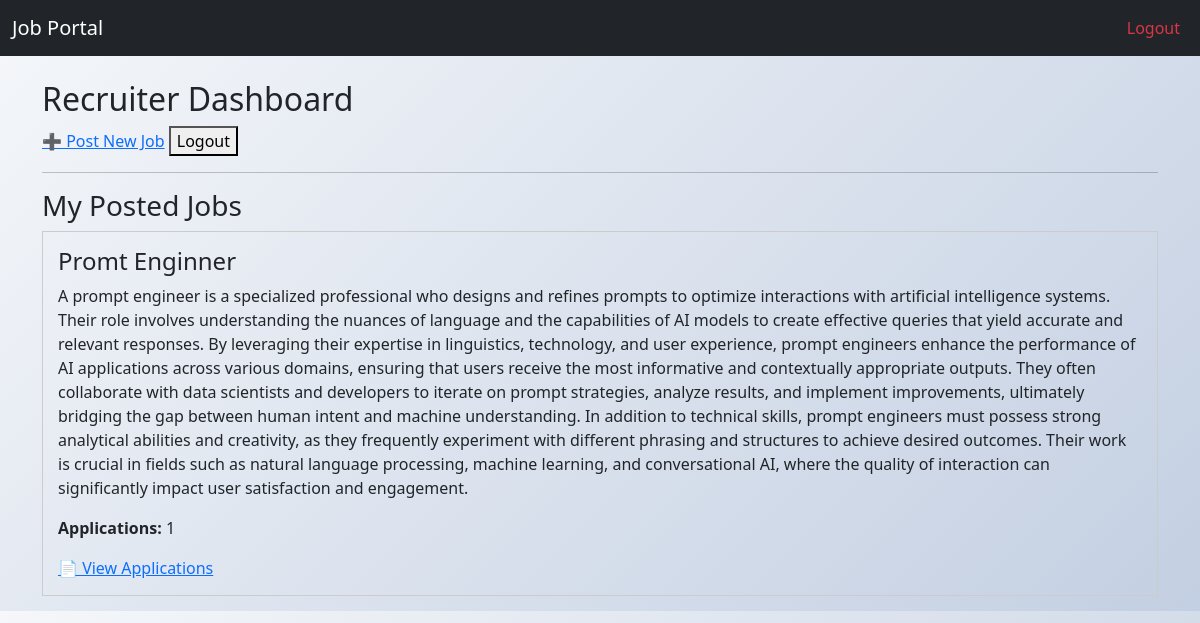
The page /jobs/dashboard/ (signed in) on the database as committed earlier.
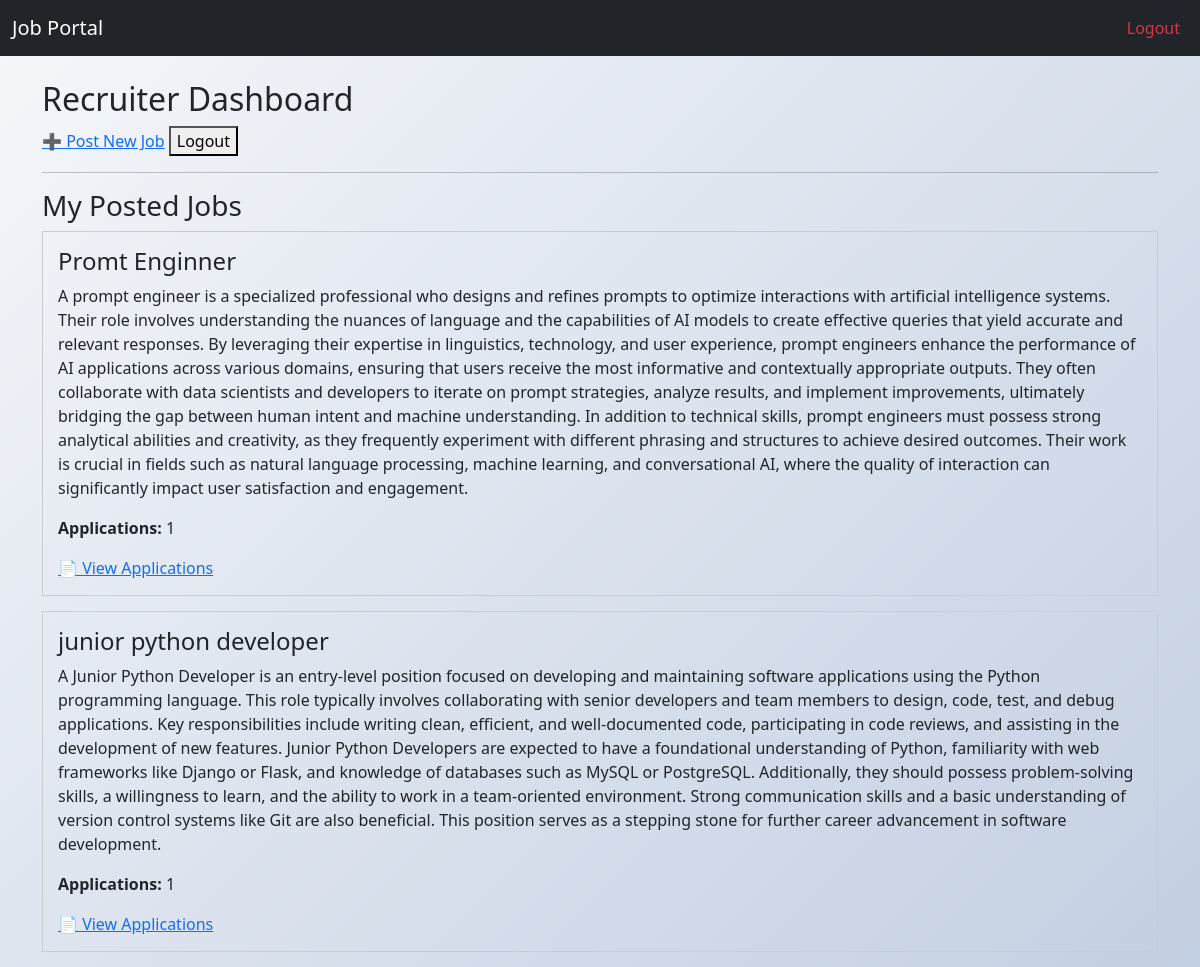
The same page on the database as committed later.
### jobs/models.py (models this page shows, shortened)
class Job(models.Model):
    title = models.CharField(max_length=200)
    description = models.TextField()
    recruiter = models.ForeignKey(
        User,
        on_delete=models.CASCADE,
        related_name="posted_jobs"
    )
    created_at = models.DateTimeField(auto_now_add=True)

### jobs/views.py (the view)
# urls.py: path("dashboard/", views.dashboard, name="dashboard"),
@login_required
def dashboard(request):
    if request.user.role != "recruiter":
        return render(request, "jobs/not_allowed.html")
    jobs = (
        Job.objects.filter(recruiter=request.user)
        .annotate(application_count=Count("jobapplication"))
    )
    return render(request, "jobs/dashboard.html", {"jobs": jobs})

### templates/jobs/dashboard.html (shortened to what this page needs)
{% extends "base.html" %}
{% block content %}
<!DOCTYPE html>
<html>
<head>
</head>
<body>
<h2>Recruiter Dashboard</h2>
<a href="{% url 'jobs:create' %}">➕ Post New Job</a>
<form method="post" action="{% url 'logout' %}" style="display:inline;">
    <button type="submit">Logout</button>
</form>
<hr>
<h3>My Posted Jobs</h3>
{% if jobs %}
    {% for job in jobs %}
        <div style="border:1px solid #ccc; padding:15px; margin-bottom:15px;">
            <h4>{{ job.title }}</h4>
            <p>{{ job.description }}</p>
            <p>
                <strong>Applications:</strong> {{ job.application_count }}
            </p>
            <a href="{% url 'jobs:job_applications' job.id %}">
                📄 View Applications
            </a>
        </div>
    {% endfor %}
{% else %}
    <p>No jobs posted yet.</p>
{% endif %}
</body>
</html>
{% endblock %}

Rows that differ between the two databases and show on the page:
added Job: title "junior python developer", description "A Junior Python Developer is an entry-level position focused on developing and maintaining software applications using the Python programming language. This role typically involves collaborating with senior developers and team members to design, code, test, and debug applications. Key responsibilities include writing clean, efficient, and well-documented code, participating in code reviews, and assisting in the development of new features. Junior Python Developers are expected to have a foundational understanding of Python, familiarity with web frameworks like Django or Flask, and knowledge of databases such as MySQL or PostgreSQL. Additionally, they should possess problem-solving skills, a…", application_count "1"
